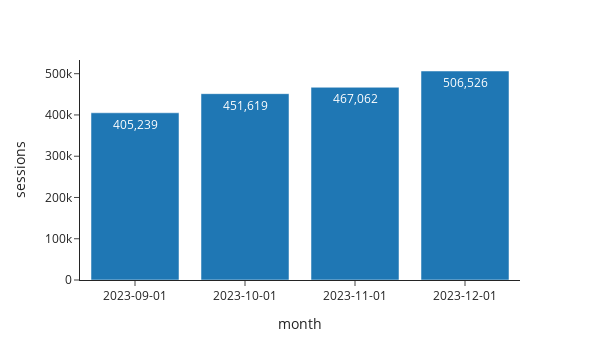

The code cell stored with this chart in its notebook:
### Code cell
fig = px.bar(ts_df.loc['2023-09-01':].sum(axis = 1), 
       labels = {'value': 'sessions', 'os': 'platform', 'month_date': 'month'}, text_auto = ',.6r',
        width = 600)
fig.update_layout(xaxis_type='category')
fig.update_layout(showlegend = False)

### Figure 1 — Plotly figure (JSON) as saved in the notebook; plotly's stock layout.template omitted (floating-point values rounded to 4 significant figures)
{"data": [{"alignmentgroup": "True", "hovertemplate": "variable=0<br>month=%{x}<br>sessions=%{y}<extra></extra>", "legendgroup": "0", "marker": {"color": "#1F77B4", "pattern": {"shape": ""}}, "name": "0", "offsetgroup": "0", "orientation": "v", "showlegend": true, "textposition": "auto", "texttemplate": "%{y:,.6r}", "type": "bar", "x": ["2023-09-01", "2023-10-01", "2023-11-01", "2023-12-01"], "xaxis": "x", "y": [405239, 451619, 467062, 506526], "yaxis": "y"}], "layout": {"barmode": "relative", "height": 360, "legend": {"title": {"text": "variable"}, "tracegroupgap": 0}, "margin": {"t": 60}, "showlegend": false, "width": 600, "xaxis": {"anchor": "y", "autorange": true, "domain": [0, 1], "range": [-0.5, 3.5], "title": {"text": "month"}, "type": "category"}, "yaxis": {"anchor": "x", "autorange": true, "domain": [0, 1], "range": [0, 533200.0], "title": {"text": "sessions"}, "type": "linear"}}}
